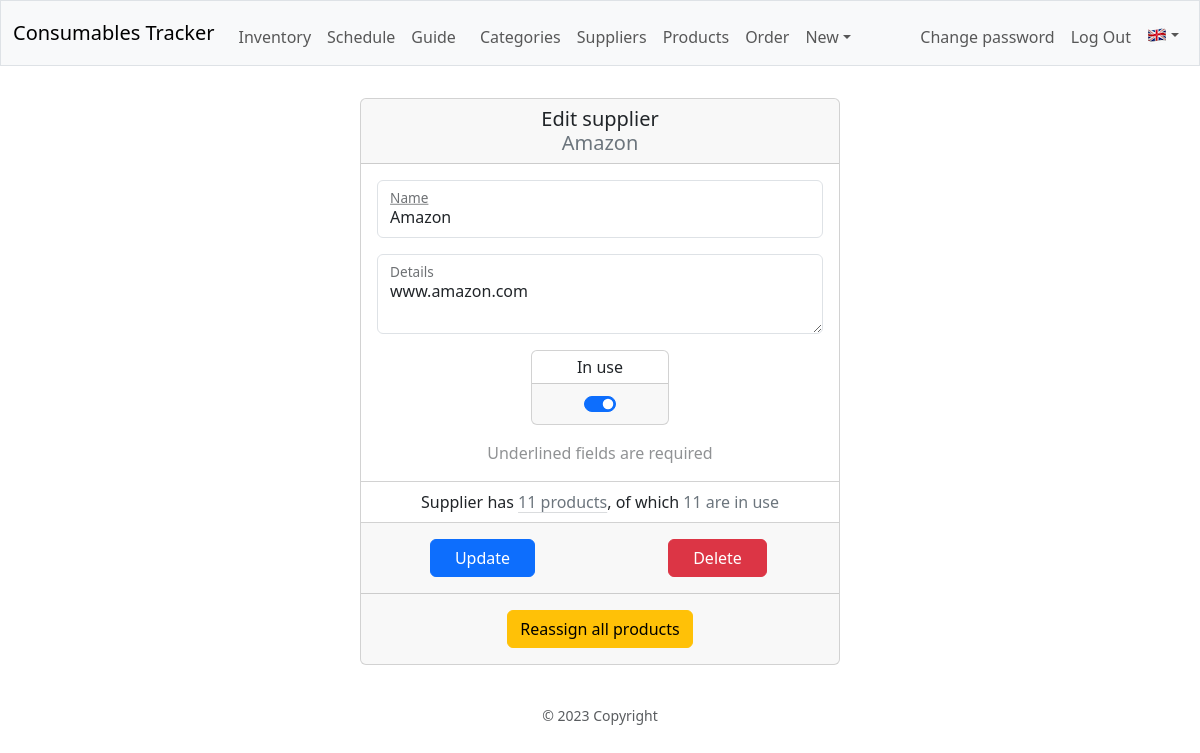
Screenshot of /supplier/edit/Amazon (signed in) with the database file from the repository.
### database.py (models this page shows, shortened)
class Base(MappedAsDataclass, DeclarativeBase):
    id: Mapped[int] = mapped_column(init=False, primary_key=True)

class Supplier(Base):
    name: Mapped[str] = mapped_column(unique=True)
    products: Mapped[List["Product"]] = relationship(
        default_factory=list, back_populates="supplier", repr=False)
    in_use: Mapped[bool] = mapped_column(default=True)
    details: Mapped[Optional[str]] = mapped_column(
        default="", repr=False)
    __table_args__ = (
        Index('idx_supplier_name', 'name'),
        Index('idx_supplier_in_use', 'in_use'),
    )
    @property
    def in_use_products(self) -> int:
        with dbSession() as db_session:
            return db_session.scalar(
                select(func.count(Product.id))
                .filter_by(supplier_id=self.id, in_use=True))
    @property
    def all_products(self) -> int:
        with dbSession() as db_session:
            return db_session.scalar(
                select(func.count(Product.id))
                .filter_by(supplier_id=self.id))

### blueprints/sup/sup.py (the view, shortened to what this page needs)
@sup_bp.route("/edit/<path:supplier>", methods=["GET", "POST"])
def edit_supplier(supplier):
    logger.info("Edit supplier %s", supplier)
    edit_sup_form: EditSupForm = EditSupForm()
    with dbSession() as db_session:
        if (sup := db_session.scalar(
                select(Supplier)
                .filter_by(name=escape(supplier)))):
            edit_sup_form = EditSupForm(obj=sup)
        else:
            logger.debug("Supplier '%s' does not exist", supplier)
            flash(**Message.Supplier.NotExists.flash(supplier))
            return redirect(url_for(".suppliers"))
    return render_template("sup/edit_supplier.html",
                           form=edit_sup_form,
                           Message=Message)

### blueprints/sup/sup.py
class EditSupForm(CreateSupForm):
    all_products = IntegerField()
    in_use_products = IntegerField()
    in_use = BooleanField(
        label=lazy_gettext("In use"),
        false_values = ("False", False, "false", ""),
        render_kw={
                "class": "form-check-input",
                "role": "switch",
                })
    submit = SubmitField(
        label=lazy_gettext("Update"),
        render_kw={"class": "btn btn-primary px-4"})
    delete = SubmitField(
        label=lazy_gettext("Delete"),
        render_kw={"class": "btn btn-danger"})
    reassign = SubmitField(
        label=lazy_gettext("Reassign all products"),
        render_kw={"class": "btn btn-warning"})

### app.py (called while the page is built)
def get_locale() -> Literal["ro", "en"]:
    if language := session.get("language"):
        return language
    if language := request.accept_languages.best_match(LANGUAGES):
        logger.info("Got locale language '%s'", language)
    else:
        logger.warning("Could not get locale language")
        language = "en"
    session["language"] = language
    return language

@app.context_processor
def inject_now():
    return {'now': datetime.utcnow()}

### helpers.py (called while the page is built)
def record_factory(*args, **kwargs):
    record = old_factory(*args, **kwargs)
    try:
        record.user = session.get("user_name", default="__x__")
    except RuntimeError:
        record.user = "_sys_"
    record.tztime = datetime.now(
        tz=ZoneInfo("Europe/Bucharest")).strftime("%d.%m %H:%M")
    return record

def admin_required(f):
    @wraps(f)
    def decorated_function(*args, **kwargs):
        if (session.get("user_id") is None) or (not session.get("admin")):
            flash(**Message.UI.Auth.AdminReq.flash())
            return redirect(url_for("auth.login"))
        return f(*args, **kwargs)
    return decorated_function

### messages.py (called while the page is built)
def _build_grey_link(link: str) -> str:
    return ('<a class="link-secondary link-offset-2 ' +
            'link-underline-opacity-25 link-underline-opacity-100-hover" ' +
            f'href="{link}">')

    def __call__(self, *args, **kwargs) -> LazyString:
        return self.message(*args, **kwargs)

### blueprints/sup/templates/sup/edit_supplier.html (shortened to what this page needs)
{% extends "layout.html" %}
{% block main %}
<form method="POST" autocomplete="off">
    <div class="card mx-auto" style="max-width: 30rem;">
        <div class="card-header h5 py-2">
            {{ gettext("Edit supplier") }}
            <br>
            <span class="text-secondary">{{ request.view_args.supplier }}</span>
        </div>
        <div class="card-body">
            <div class="form-floating mb-3">
                {{ form.name }}
                {{ form.name.label(class="text-decoration-underline") }}
            </div>
            <div class="form-floating mb-3">
                {{ form.details }}
                {{ form.details.label }}
            </div>
            <div class="row row-cols-3 row-cols-md-3 g-1 g-md-3 mb-3">
                <div class="col">
                </div>
                <div class="col">
                    <div class="card h-100">
                        <div class="card-body p-1">
                            {{ form.in_use.label }}
                        </div>
                        <div class="card-footer">
                            <div class="form-switch">
                                {{ form.in_use }}
                            </div>
                        </div>
                    </div>
                </div>
            </div>
            <span class="text-body-tertiary">{{ Message.UI.FieldsReq.Underlined() }}</span>
        </div>
        <ul class="list-group list-group-flush m-0">
            <li class="list-group-item">
                {{ Message.UI.Stats.Indiv("supplier", form.all_products.data, form.in_use_products.data) }}
            </li>
        </ul>
        <div class="card-footer py-3">
            <div class="row row-cols-2 g-4">
                <div class="col">
                    {{ form.submit }}
                </div>
                <div class="col">
                    <button type="button" class="btn btn-danger px-4" data-bs-toggle="modal" data-bs-target="#deleteModal">{{ gettext("Delete") }}</button>
                </div>
            </div>
        </div>
        <div class="card-footer py-3">
            {{ form.reassign }}
        </div>
    </div>
</form>
{% endblock %}

### static/styles.css (style rules this page uses)
div.form-floating label { color: var(--bs-secondary-color); }

### rows the page displays
Supplier: view_args.supplier "Amazon", name "Amazon", details "www.amazon.com", in_use "☑"

### other values shown
{{ gettext("Inventory") }} "Inventory"
{{ gettext("Schedule") }} "Schedule"
{{ gettext("Guide") }} "Guide"
{{ gettext("Categories") }} "Categories"
{{ gettext("Suppliers") }} "Suppliers"
{{ gettext("Products") }} "Products"
{{ gettext("Order") }} "Order"
{{ gettext("New") }} "New"
{{ gettext("Change password") }} "Change password"
{{ gettext("Edit supplier") }} "Edit supplier"
{{ Message.UI.FieldsReq.Underlined() }} "Underlined fields are required"
{{ gettext("Delete") }} "Delete"
